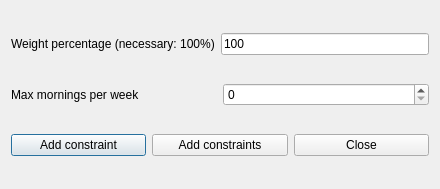
<?xml version="1.0" encoding="UTF-8"?>
<ui version="4.0">
 <class>AddConstraintTeachersMaxMorningsPerWeekForm_template</class>
 <widget class="QDialog" name="AddConstraintTeachersMaxMorningsPerWeekForm_template">
  <property name="geometry">
   <rect>
    <x>0</x>
    <y>0</y>
    <width>440</width>
    <height>189</height>
   </rect>
  </property>
  <property name="windowTitle">
   <string extracomment="This is the title of the dialog to add a new constraint of this type">Add teachers max mornings per week</string>
  </property>
  <layout class="QGridLayout" name="gridLayout">
   <item row="0" column="0">
    <layout class="QHBoxLayout" name="horizontalLayout">
     <item>
      <widget class="QLabel" name="weightTextLabel">
       <property name="frameShape">
        <enum>QFrame::NoFrame</enum>
       </property>
       <property name="frameShadow">
        <enum>QFrame::Plain</enum>
       </property>
       <property name="text">
        <string>Weight percentage (necessary: 100%)</string>
       </property>
       <property name="wordWrap">
        <bool>false</bool>
       </property>
      </widget>
     </item>
     <item>
      <widget class="QLineEdit" name="weightLineEdit">
       <property name="text">
        <string notr="true">100</string>
       </property>
      </widget>
     </item>
    </layout>
   </item>
   <item row="1" column="0">
    <layout class="QHBoxLayout" name="horizontalLayout_2">
     <item>
      <widget class="QLabel" name="maxMorningsTextLabel">
       <property name="frameShape">
        <enum>QFrame::NoFrame</enum>
       </property>
       <property name="frameShadow">
        <enum>QFrame::Plain</enum>
       </property>
       <property name="text">
        <string>Max mornings per week</string>
       </property>
       <property name="wordWrap">
        <bool>false</bool>
       </property>
      </widget>
     </item>
     <item>
      <widget class="QSpinBox" name="maxMorningsSpinBox"/>
     </item>
    </layout>
   </item>
   <item row="2" column="0">
    <layout class="QHBoxLayout" name="horizontalLayout_3">
     <item>
      <widget class="QPushButton" name="addConstraintPushButton">
       <property name="text">
        <string>Add constraint</string>
       </property>
      </widget>
     </item>
     <item>
      <widget class="QPushButton" name="addConstraintsPushButton">
       <property name="text">
        <string>Add constraints</string>
       </property>
      </widget>
     </item>
     <item>
      <widget class="QPushButton" name="closePushButton">
       <property name="text">
        <string>Close</string>
       </property>
      </widget>
     </item>
    </layout>
   </item>
  </layout>
 </widget>
 <layoutdefault spacing="6" margin="11"/>
 <resources/>
 <connections/>
</ui>
